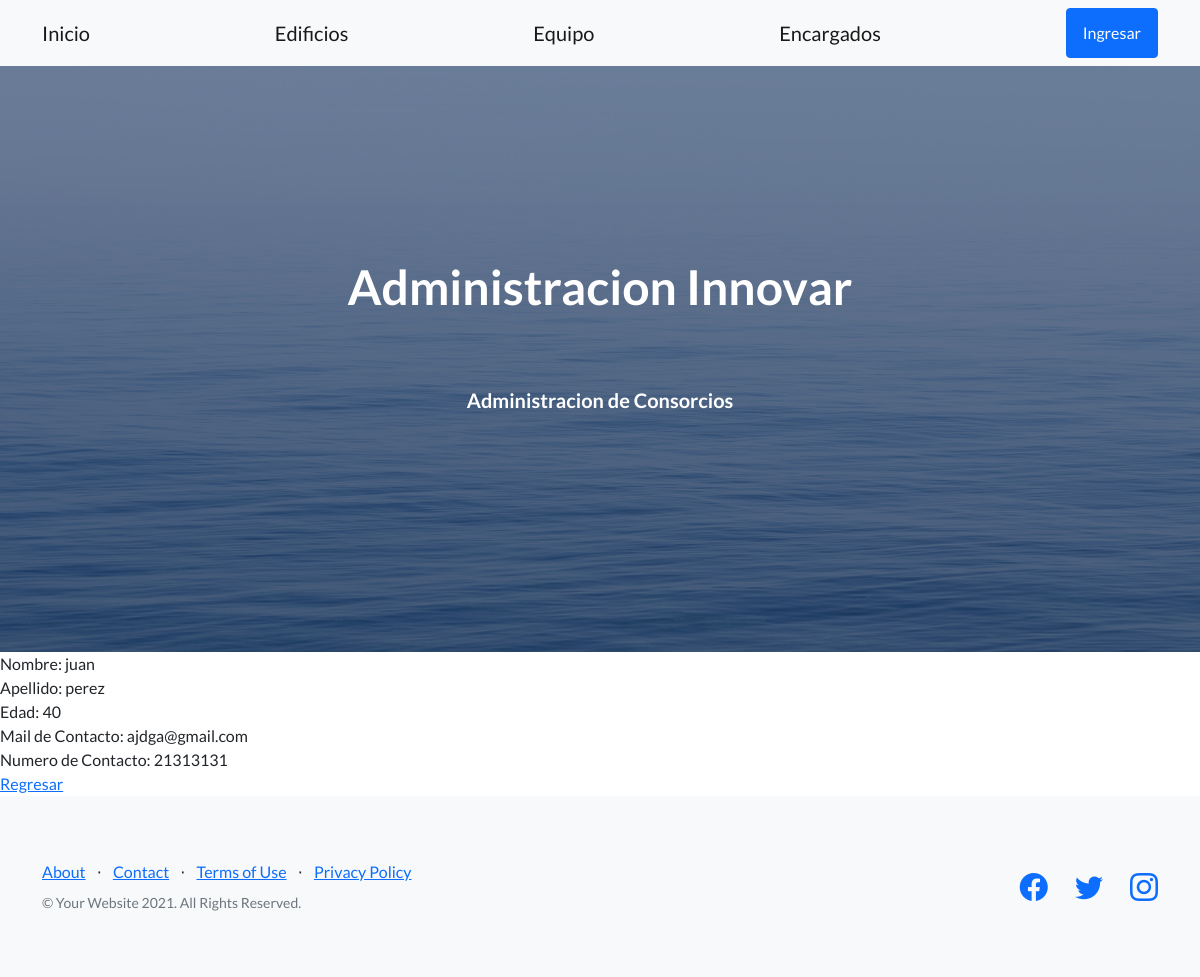
The app's page /AppCoder/equipo/detail/2, older data.
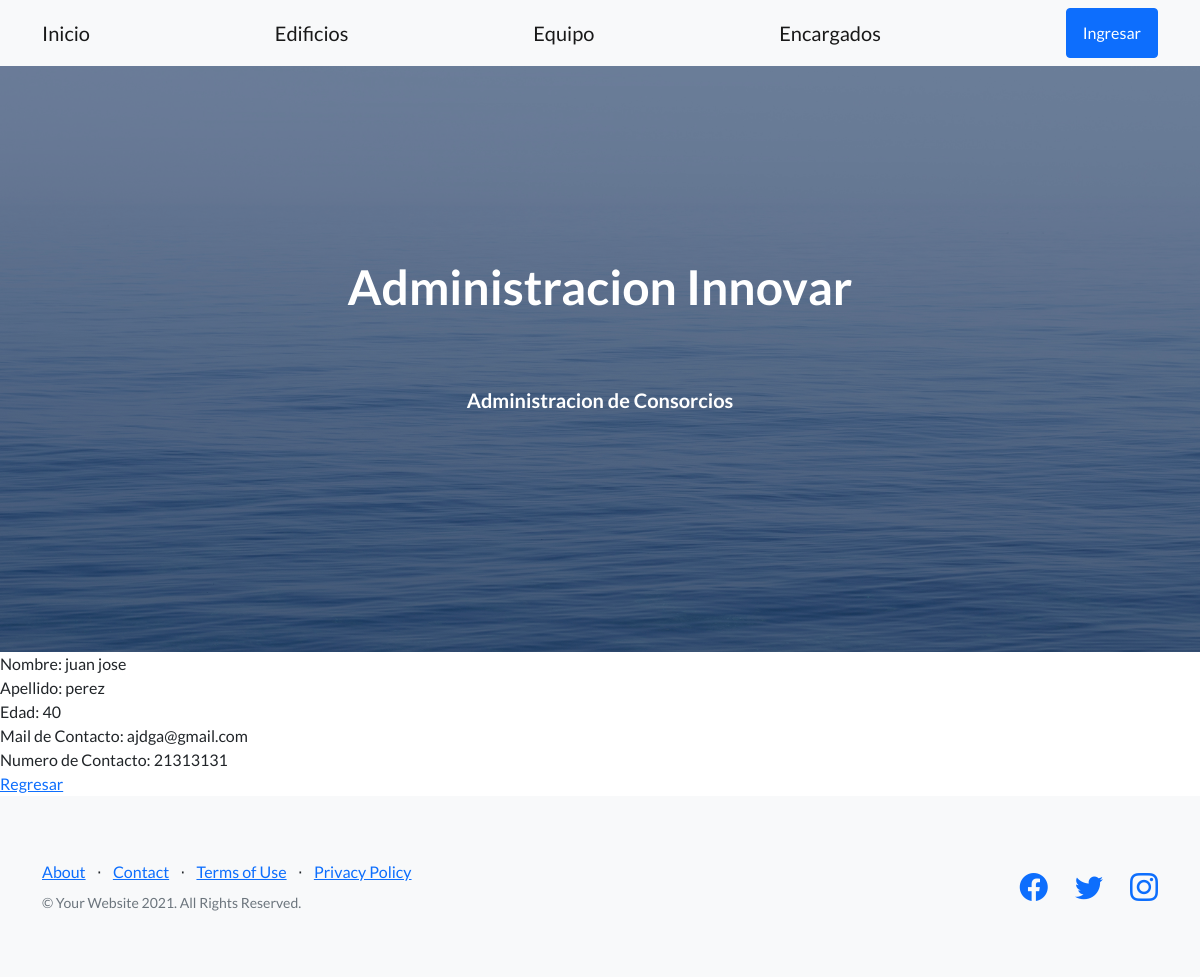
The same page, newer data.
### AppCoder/models.py (models this page shows)
class Equipo(models.Model):
    nombre = models.CharField(max_length=40)
    apellido = models.CharField(max_length=40)
    edad = models.IntegerField()
    num_contacto = models.IntegerField()
    mail_contacto = models.CharField(max_length=50)

### AppCoder/views.py (the view)
# urls.py: path("equipo/detail/<pk>", views.EquipoDetail.as_view(), name='DetailTeam'),
class EquipoDetail(DetailView):
    model = Equipo
    template = 'AppCoder/equipo_detail.html'

### AppCoder/templates/AppCoder/equipo_detail.html
{% extends "AppCoder/padre.html" %}
{% load static %}
{% block contenidoQueCambia %}
Nombre: {{equipo.nombre}}
<br>
Apellido: {{equipo.apellido}}
<br>
Edad: {{equipo.edad}}
<br>
Mail de Contacto: {{equipo.mail_contacto}}
<br>
Numero de Contacto: {{equipo.num_contacto}}
<br>
<a href="{%url 'ListTeam' %}">Regresar</a>
{% endblock %}

Row changes from the older to the newer data that the page shows:
changed Equipo "perez": nombre "juan" → "juan jose"
